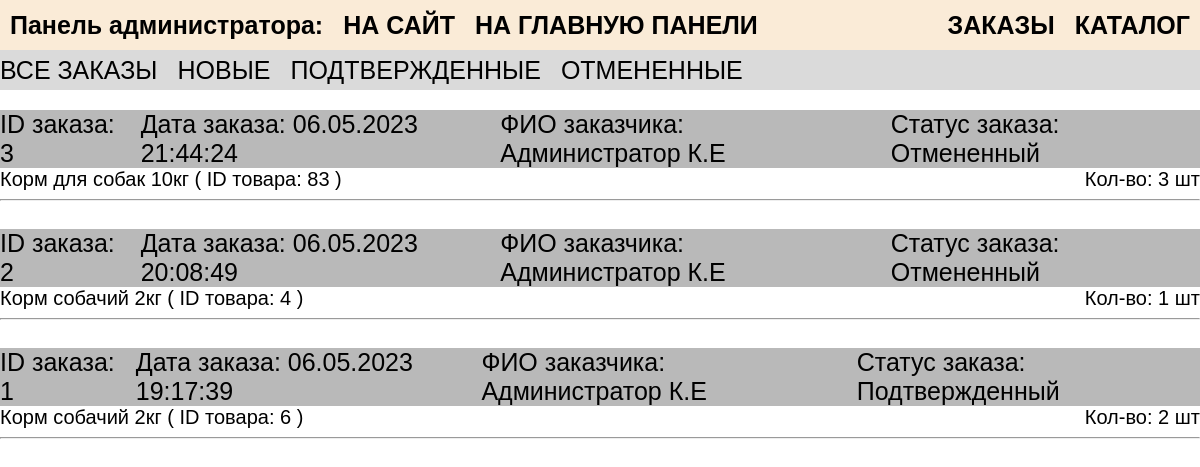
The app's page /admin/orders.php (signed in) with its own data.
### tables this page shows
CREATE TABLE `orders` (
  `id` int(11) NOT NULL,
  `user_id` int(11) NOT NULL,
  `items` varchar(255) NOT NULL,
  `date` varchar(20) NOT NULL,
  `status` int(10) NOT NULL DEFAULT '1',
  `description` varchar(255) DEFAULT NULL
);

CREATE TABLE `users` (
  `id` int(11) NOT NULL,
  `login` varchar(30) NOT NULL,
  `fullname` varchar(100) NOT NULL,
  `mail` varchar(50) NOT NULL,
  `pass` varchar(50) NOT NULL,
  `register_date` varchar(20) DEFAULT NULL,
  `status` int(10) DEFAULT NULL,
  `img` varchar(255) NOT NULL DEFAULT '',
  `cart` varchar(255) NOT NULL DEFAULT ''
);

CREATE TABLE `status_list` (
  `id` int(10) NOT NULL,
  `name` varchar(20) NOT NULL
);

CREATE TABLE `catalog` (
  `id` int(11) NOT NULL,
  `category` int(10) NOT NULL,
  `date` varchar(20) NOT NULL,
  `name` varchar(255) NOT NULL,
  `description` varchar(1024) NOT NULL,
  `photo` varchar(255) NOT NULL,
  `price` varchar(10) NOT NULL,
  `price_before` varchar(10) DEFAULT NULL,
  `qty` varchar(10) NOT NULL
);

### admin/orders.php (the view, shortened to what this page needs)
<?php
require_once __DIR__ . '../../connect.php';
$id = $_GET['id'];
?>
<!DOCTYPE html>
<html lang="en">
<head>
    <link rel="stylesheet" href="../style/admin.css" type="text/css">
</head>
<body>
    <header>
        <div>
            <div><span>Панель администратора: <?=$_SESSION['user']['login']?></span><a href="../index.php"><span>НА САЙТ</span></a><a href="admin.php"><span>НА ГЛАВНУЮ ПАНЕЛИ</span></a></div>
        </div>
        <div>
            <div><a href="orders.php"><span>ЗАКАЗЫ</span></a><a href="catalog.php"><span>КАТАЛОГ</span></a></div>
        </div>
    </header>
    <div class="filter"><a href="orders.php"><span>ВСЕ ЗАКАЗЫ</span><a href="orders.php?id=<?php echo ('1');?>"><span>НОВЫЕ</span></a><a href="orders.php?id=<?php echo ('2');?>"><span>ПОДТВЕРЖДЕННЫЕ</span></a><a href="orders.php?id=<?php echo ('3');?>"><span>ОТМЕНЕННЫЕ</span></a></div>
    <div class="container">
        <?php
        if ($id){
            $ordersquery = $pdo->query("SELECT * FROM `orders` WHERE `status` = '".$id."' ORDER BY id DESC");
            $orders = $ordersquery->fetchAll();
        }else{
            $ordersquery = $pdo->query("SELECT * FROM `orders` ORDER BY id DESC");
            $orders = $ordersquery->fetchAll();
        }
        ?>
        <div class="ordersItems">
            <?php foreach ($orders as $item):?>
            <?php
            $statusquery = $pdo->query("SELECT `name` FROM `status_list` WHERE id = '".$item['status']."'");
            $status = $statusquery->fetch();
            $userorderitems = explode(';',$item['items']);
            $userorderitems = array_diff($userorderitems, array(''));
            $userquery = $pdo->query("SELECT * FROM `users` WHERE id = '".$item['user_id']."'");
            $user = $userquery->fetch();
            ?>
            <div class="orderId"><div><span>ID заказа: <?= $item['id']?></span><span>Дата заказа: <?= $item['date']?></span><span>ФИО заказчика: <?= $user['fullname']?></span><span>Статус заказа: <?= $status['name']?></span></div></div>
            <div class="orderContent">
            <?php foreach ($userorderitems as $iteminfo): ?>
            <?php
            $userorderindex = explode('x',$iteminfo);
            $orderiteminfoquery = $pdo->query("SELECT * FROM `catalog` WHERE id = '".$userorderindex['0']."'");
            $orderiteminfo = $orderiteminfoquery->fetch();
            ?>
            <div class="orderItem">
                <div class="orderItemRow"><span><a href="../itempage.php?id=<?php echo $userorderindex['0'];?>"><?= $orderiteminfo['name']?></a> ( ID товара: <?= $userorderindex['0']?> )</span><span>Кол-во: <?= $userorderindex['1']?> шт</span></div>
                <hr>
            </div>
            <?php endforeach;?>
            </div>
            <?php endforeach;?>
        </div>
    </div>
</body>
</html>

### style/admin.css (style rules this page uses)
body { margin: 0; font-family: 'Gill Sans', 'Gill Sans MT', Calibri, 'Trebuchet MS', sans-serif; }
a { color: unset; text-decoration: none; }
header { display: flex; justify-content: space-between; height: 50px; background-color: antiquewhite; font-weight: 900; }
header div div { height: 50px; display: flex; }
header div { height: 50px; display: flex; }
header div div span { font-size: 25px; margin: 0px 10px 0px 10px; align-self: center; }
header div div a { align-self: center; }
header div div a span { display: flex; align-self: center; }
.filter { display: flex; height: 40px; background-color: rgb(218, 218, 218); }
.filter a { display: flex; }
.filter span { margin-right: 20px; font-size: 25px; align-self: center; }
.ordersItems { display: flex; flex-direction: column; }
.orderId { display: flex; justify-content: space-between; background-color: rgb(185, 185, 185); margin-top: 20px; }
.orderId div { display: flex; }
.orderId div:nth-child(1) span { font-size: 25px; align-self: center; margin-right: 20px; }
.orderItemRow { display: flex; justify-content: space-between; }
.orderItemRow span { font-size: 20px; }

### records on screen
orders: id "3", date "06.05.2023 21:44:24", user.fullname "Администратор К.Е", status_list.name "Отмененный", catalog.name "Корм для собак 10кг", items "83", items "3"
orders: id "2", date "06.05.2023 20:08:49", user.fullname "Администратор К.Е", status_list.name "Отмененный", catalog.name "Корм собачий 2кг", items "4", items "1"
orders: id "1", date "06.05.2023 19:17:39", user.fullname "Администратор К.Е", status_list.name "Подтвержденный", catalog.name "Корм собачий 2кг", items "6", items "2"
